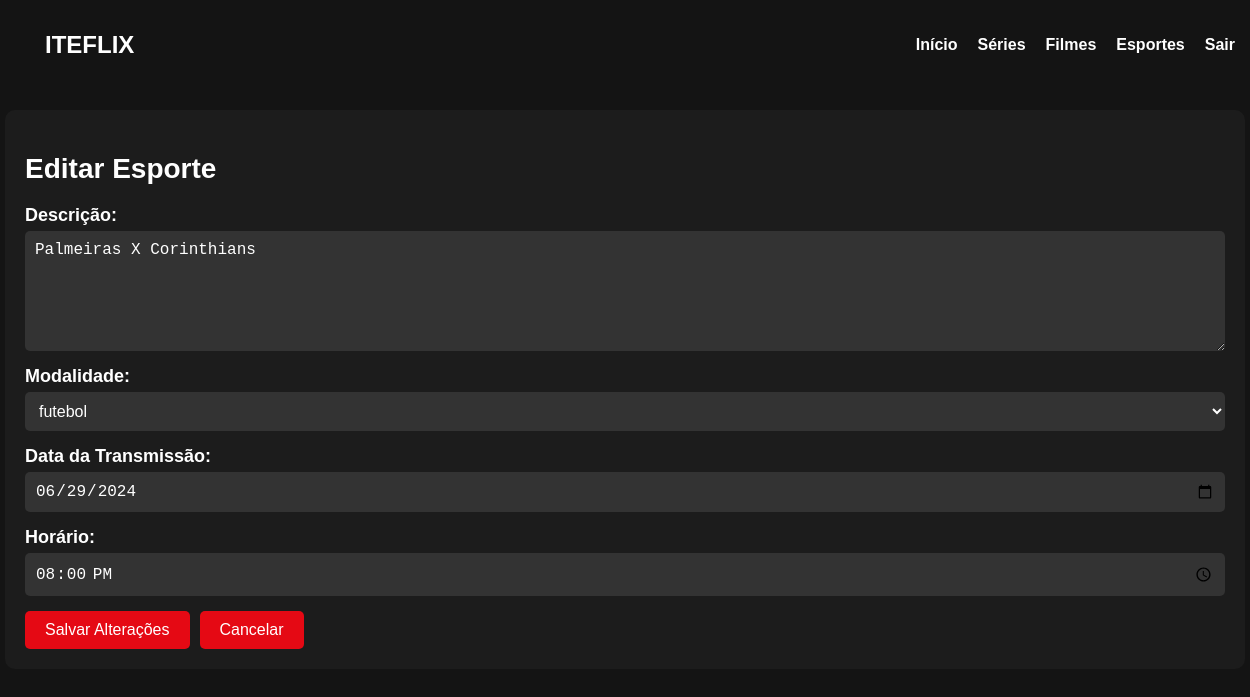
The app's page /esportes/editar_esporte.php?id=1 with its own data.
### tables this page shows
CREATE TABLE `esportes` (
  `id_esportes` int(11) NOT NULL,
  `nome` varchar(255) DEFAULT NULL,
  `descricao` text NOT NULL,
  `data_transmissao` date DEFAULT NULL,
  `horario` varchar(8) DEFAULT NULL,
  `modalidade_id` int(11) DEFAULT NULL
);

### esportes/editar_esporte.php (the view, shortened to what this page needs)
<?php
include '../conexao.php';
if (isset($_GET['id']) && is_numeric($_GET['id'])) {
    $esporte_id = $_GET['id'];
    $sql = "SELECT * FROM esportes WHERE id_esportes = ?";
    $stmt = $conn->prepare($sql);
    $stmt->bind_param("i", $esporte_id);
    $stmt->execute();
    $result = $stmt->get_result();
    $esporte = $result->fetch_assoc();
} else {
    header("Location: esportes.php");
    exit();
}
?>
<!DOCTYPE html>
<html lang="pt-br">
<head>
</head>
<body>
    <header>
        <div class="navbar">
            <div class="logo">ITEFLIX</div>
            <nav>
                <ul>
                    <li><a href="../dashboard.php">Início</a></li>
                    <li><a href="../series/series.php">Séries</a></li>
                    <li><a href="../filmes/filmes.php">Filmes</a></li>
                    <li><a href="../esportes/esportes.php">Esportes</a></li>
                    <li><a href="../seguranca/sair.php">Sair</a></li>
                </ul>
            </nav>
        </div>
    </header>
    <section class="content">
        <h2>Editar Esporte</h2>
        <form action="editar_esporte.php?id=<?php echo $esporte_id; ?>" method="POST">
            <label for="descricao"><strong>Descrição:</strong></label>
            <textarea id="descricao" name="descricao" required><?php echo htmlspecialchars($esporte['descricao']); ?></textarea>
            <label for="modalidade_id"><strong>Modalidade:</strong></label>
            <select id="modalidade_id" name="modalidade_id" required>
                <?php
                $sql_modalidade = "SELECT id_modalidade, nome FROM modalidade";
                $result_modalidade = $conn->query($sql_modalidade);
                if ($result_modalidade->num_rows > 0) {
                    while ($row_modalidade = $result_modalidade->fetch_assoc()) {
                        $selected = ($esporte['modalidade_id'] == $row_modalidade['id_modalidade']) ? "selected" : "";
                        echo "<option value='" . $row_modalidade['id_modalidade'] . "' $selected>" . htmlspecialchars($row_modalidade['nome']) . "</option>";
                    }
                }
                ?>
            </select>
            <label for="data_transmissao"><strong>Data da Transmissão:</strong></label>
            <input type="date" id="data_transmissao" name="data_transmissao" value="<?php echo $esporte['data_transmissao']; ?>" required>
            <label for="horario"><strong>Horário:</strong></label>
            <input type="time" id="horario" name="horario" value="<?php echo $esporte['horario']; ?>" required>
            <div class="button-container">
                <button type="submit" name="submit">Salvar Alterações</button>
                <a href="esportes.php"><button type="button">Cancelar</button></a>
            </div>
        </form>
    </section>
</body>
</html>

### esportes/editar_esporte.php (style rules this page uses)
body { font-family: Arial, sans-serif; background-color: #141414; color: #ffffff; margin: 0; padding: 0; overflow-x: hidden; }
header { background-color: #141414; padding: 20px; width: 100%; z-index: 1000; }
.navbar { display: flex; justify-content: space-between; align-items: center; max-width: 1200px; margin: 0 auto; }
.logo { font-size: 24px; font-weight: bold; }
nav ul { display: flex; list-style: none; padding: 0; }
nav ul li { margin: 0 10px; }
nav ul li a { text-decoration: none; color: #ffffff; font-weight: bold; }
.content { padding: 20px; max-width: 1200px; margin: 20px auto; background-color: #1c1c1c; border-radius: 10px; }
.content h2 { font-size: 28px; margin-bottom: 20px; }
form { display: flex; flex-direction: column; }
form label { font-size: 18px; margin-bottom: 5px; }
form input[type="text"], form textarea, form input[type="date"], form input[type="time"], select { padding: 10px; margin-bottom: 15px; border: none; border-radius: 5px; font-size: 16px; background-color: #333; color: #ffffff; }
form textarea { resize: vertical; min-height: 100px; }
.button-container { display: flex; gap: 10px; }
button { background-color: #e50914; border: none; padding: 10px 20px; color: #ffffff; font-size: 16px; cursor: pointer; border-radius: 5px; }

### records on screen
esportes: descricao "Palmeiras X Corinthians", data_transmissao "06/29/2024", horario "20:00"

### other values on screen
form field modalidade_id "futebol"
